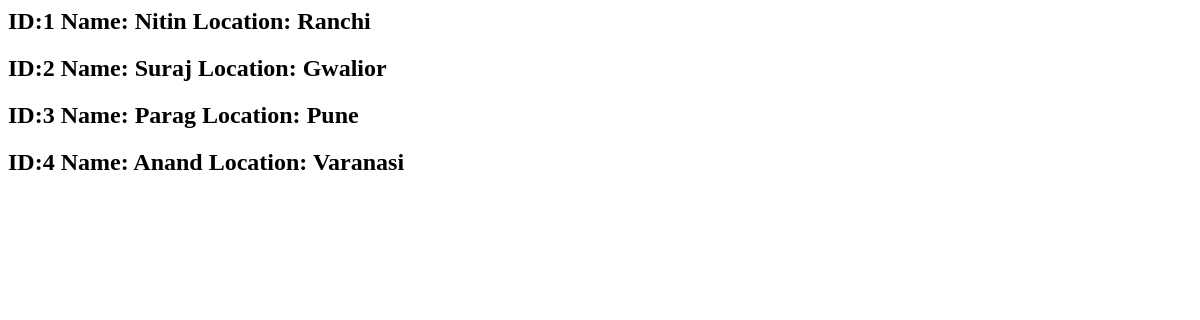
Page /home on the earlier database version.
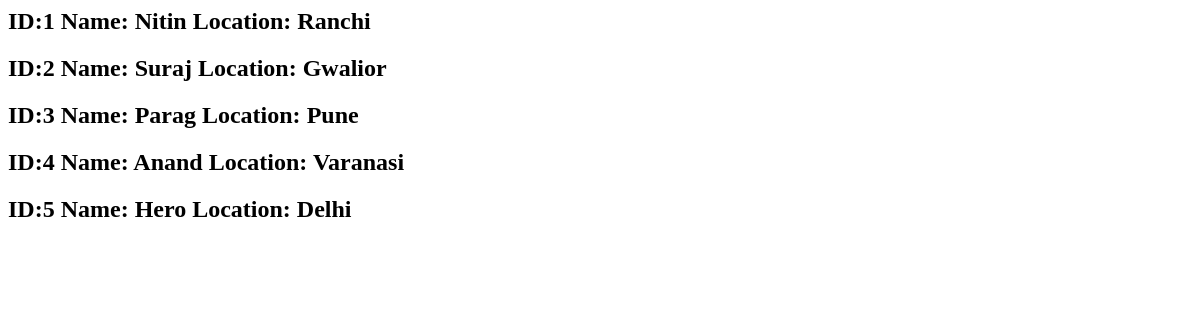
Same page on the later database version.
### tables this page shows
CREATE TABLE users (id integer primary key autoincrement, name text , location text);

### app.py (the view)
@app.route("/home", methods=['GET'])
def home():
    db= get_db()
    cur = db.execute('Select id, name, location from users')
    results = cur.fetchall()
    return render_template('home.html', results=results)

### app.py (called while the page is built)
def connect_db():
    sql = sqlite3.connect('data.db')
    sql.row_factory = sqlite3.Row
    return sql

def get_db():
    if not hasattr(g, 'sqlite3'):
        g.sqlite_db = connect_db()
    return g.sqlite_db

### templates/home.html
{% for item in results %}
<h2>ID:{{item.id}} Name: {{item.name}} Location: {{item.location}}</h2>
{% endfor %}

Differences in the rows shown:
added users: id "5", name "Hero", location "Delhi"
